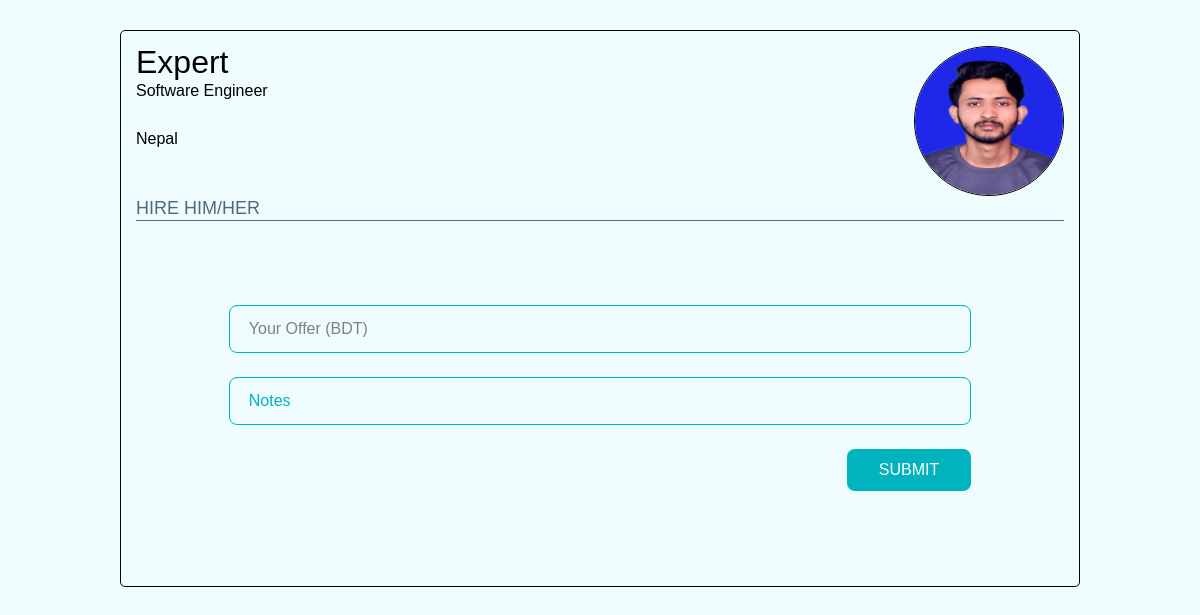
Page /hire.php?expert_id=5 on the committed database.
### tables this page shows
CREATE TABLE `users` (
  `id` int(11) NOT NULL,
  `name` varchar(50) NOT NULL,
  `email` varchar(50) NOT NULL,
  `password` varchar(15) NOT NULL,
  `type` varchar(50) DEFAULT current_timestamp(),
  `earning` int(50) NOT NULL
);

CREATE TABLE `user_info` (
  `u_id` int(50) NOT NULL,
  `email` varchar(50) NOT NULL,
  `tag_line` varchar(100) NOT NULL,
  `address` varchar(100) NOT NULL,
  `about` varchar(200) NOT NULL,
  `web` varchar(50) NOT NULL,
  `fb` varchar(50) NOT NULL,
  `twt` varchar(50) NOT NULL
);

CREATE TABLE `pro_img` (
  `pi_id` varchar(50) DEFAULT NULL,
  `email` varchar(50) NOT NULL,
  `url` varchar(100) NOT NULL
);

### hire.php (the view, shortened to what this page needs)
<?php
    include('dbConnect.php');
    $expert_id = $_GET["expert_id"];
    $sql = "SELECT* FROM users natural join user_info natural join pro_img WHERE id = $expert_id";
    $qry = mysqli_query($conn,$sql);
    $rows = mysqli_fetch_assoc($qry)
?>
<!DOCTYPE html>
<html lang="en">
  <head>
    <link rel="stylesheet" href="./css/hire.css" />
    <link rel="stylesheet" href="./css/post.css" />
    <link rel="stylesheet" href="./css/header.css" />
    <link rel="stylesheet" href="./css/job_view.css" />
  </head>
  <body>
    <div class="body__">
    <div class="section__header">
      <div class="name__container">
        <h1><?php echo $rows["name"];?></h1>
        <p><?php echo $rows["tag_line"];?></p>
        <br><br>
        <p><?php echo $rows["address"];?></p>
      </div>
      <div class="image__container">
        <img
          src="<?php echo $rows["url"];?>"
          alt=""
        />
      </div>
    </div>
    <div class="section__details">
      <div class="title__container apply">
                <h2 class="heading">Hire him/her</h2>
                    <form action="be_hired.php?eemail=<?php echo $rows["email"];?>" class="form" method="POST">
                      <div class="form__div">
                        <input type="number" class="form__input" placeholder=" " name="amount" >
                        <label for="" class="form__label" style="color:gray;">Your Offer (BDT) </label>
                      </div>
                    <div class="form__div">
                        <input type="text" class="form__input" placeholder=" " name="note">
                        <label for="" class="form__label">Notes</label>
                    </div>
                    <input type="submit" class="form__button" value="SUBMIT"><br>
                </form>
              </div>
      </div>
  </body>
</html>

### css/hire.css (style rules this page uses)
.body__ { border: 1px solid #000; border-radius: 5px; width: 80%; padding: 15px; position: relative; top: 30px; margin-right: auto; margin-left: auto; }
.section__header { display: flex; justify-content: space-between; }
.name__container { display: flex; flex-direction: column; align-items: flex-start; }
.name__container > h1 { font-size: xx-large; }
img { height: 150px; width: 150px; border-radius: 50%; border: 1px solid black; }

### css/post.css (style rules this page uses)
* { margin: 0; padding: 0; border: 0; font-family: "Josefin Sans", sans-serif; font-size: 100%; vertical-align: baseline; }
html { line-height: 1; }
* { -moz-box-sizing: border-box; -webkit-box-sizing: border-box; box-sizing: border-box; }
body { text-align: center; font-family: "Lato", "sans-serif"; font-weight: 400; }
header, form { padding: 4em 10%; }
h2.heading { font-size: 18px; text-transform: uppercase; font-weight: 300; text-align: left; color: #506982; border-bottom: 1px solid #506982; padding-bottom: 3px; margin-bottom: 20px; }

### css/header.css (style rules this page uses)
* { padding: 0; margin: 0; box-sizing: border-box; font-family: "Josefin Sans", sans-serif; }

### css/job_view.css (style rules this page uses)
* { margin: 0; padding: 0; border: 0; font-family: "Josefin Sans", sans-serif; font-size: 100%; vertical-align: baseline; }
body { background-color: #b8f4fc3b; }
h2.heading { font-size: 18px; text-transform: uppercase; font-weight: 300; text-align: left; color: #506982; border-bottom: 1px solid #506982; padding-bottom: 3px; margin-bottom: 20px; }
.apply { color: green; }
h1 { margin-bottom: 5px; font-weight: 500; }
.form__div { position: relative; height: 48px; margin-bottom: 1.5rem; }
.form__input { position: absolute; top: 0; left: 0; width: 100%; height: 100%; border: 1px solid #01b3bf; border-radius: 0.5rem; outline: none; padding: 1rem; background: none; z-index: 1; }
.form__label { position: absolute; left: 1rem; top: 1rem; padding: 0 0.25rem; background-color: #eefcfe; color: #01b3bf; font-size: var(--normal-font-size); transition: 0.3s; }
.form__button { display: block; margin-left: auto; padding: 0.75rem 2rem; outline: none; border: none; background-color: #01b3bf; color: #fff; font-size: var(--normal-font-size); border-radius: 0.5rem; cursor: pointer; transition: 0.3s; }

### rows in the picture
users: name "Expert", user_info.tag_line "Software Engineer", user_info.address "Nepal", pro_img.url (picture)
